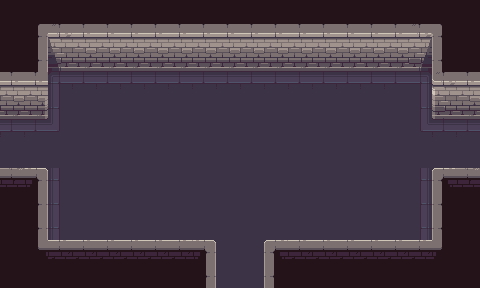

Rendered tile map (Tiled .tmx) drawn with the repository's tilesets; below, a short description and the full map source, tile grids included:
An orthogonal 20x12 tile map with 24x24 px tiles, 2 tile layers (图块层 1, Wall), 2 tilesets.

<map version="1.10" tiledversion="1.11.2" orientation="orthogonal" renderorder="right-down" width="20" height="12" tilewidth="24" tileheight="24" infinite="0" nextlayerid="3" nextobjectid="1">
 <tileset firstgid="1" source="../Base.tsx" />
 <tileset firstgid="106" source="../Air.tsx" />
 <layer id="1" name="图块层 1" width="20" height="12">
  <data encoding="csv">
101,101,101,101,101,101,101,101,95,95,95,95,95,95,101,101,101,101,101,101,
101,18,19,20,20,20,20,20,20,20,20,20,20,20,20,20,20,26,27,101,
101,63,34,40,40,40,40,40,40,35,35,35,35,40,40,40,40,41,42,101,
20,20,37,50,50,50,50,50,50,50,50,50,50,50,50,50,50,38,24,25,
35,36,64,68,68,68,68,68,68,83,83,68,68,68,68,68,68,71,39,40,
55,55,52,68,68,68,68,83,83,68,68,68,68,68,68,68,68,53,54,54,
70,70,70,68,68,68,83,83,68,70,70,70,70,70,70,70,70,70,70,70,
85,81,64,68,68,68,83,83,83,68,68,68,68,68,68,68,68,71,84,85,
101,63,64,68,68,68,68,68,83,83,83,68,68,68,68,68,68,71,42,101,
101,63,64,68,68,68,68,68,68,68,68,68,68,68,68,68,68,71,42,101,
101,96,97,97,97,97,97,97,81,70,70,84,97,97,97,97,97,97,99,101,
101,101,101,101,101,101,101,101,48,70,70,57,101,101,101,101,101,101,101,101
</data>
 </layer>
 <layer id="2" name="Wall" width="20" height="12" opacity="0">
  <data encoding="csv">
0,0,0,0,0,0,0,0,0,0,0,0,0,0,0,0,0,0,0,0,
0,106,106,106,106,106,106,106,106,106,106,106,106,106,106,106,106,106,106,0,
0,106,0,0,0,0,0,0,0,0,0,0,0,0,0,0,0,0,106,0,
106,106,0,0,0,0,0,0,0,0,0,0,0,0,0,0,0,0,106,106,
0,0,0,0,0,0,0,0,0,0,0,0,0,0,0,0,0,0,0,0,
0,0,0,0,0,0,0,0,0,0,0,0,0,0,0,0,0,0,0,0,
0,0,0,0,0,0,0,0,0,0,0,0,0,0,0,0,0,0,0,0,
106,106,0,0,0,0,0,0,0,0,0,0,0,0,0,0,0,0,106,106,
0,106,0,0,0,0,0,0,0,0,0,0,0,0,0,0,0,0,106,0,
0,106,0,0,0,0,0,0,0,0,0,0,0,0,0,0,0,0,106,0,
0,106,106,106,106,106,106,106,106,0,0,106,106,106,106,106,106,106,106,0,
0,0,0,0,0,0,0,0,106,0,0,106,0,0,0,0,0,0,0,0
</data>
 </layer>
</map>
